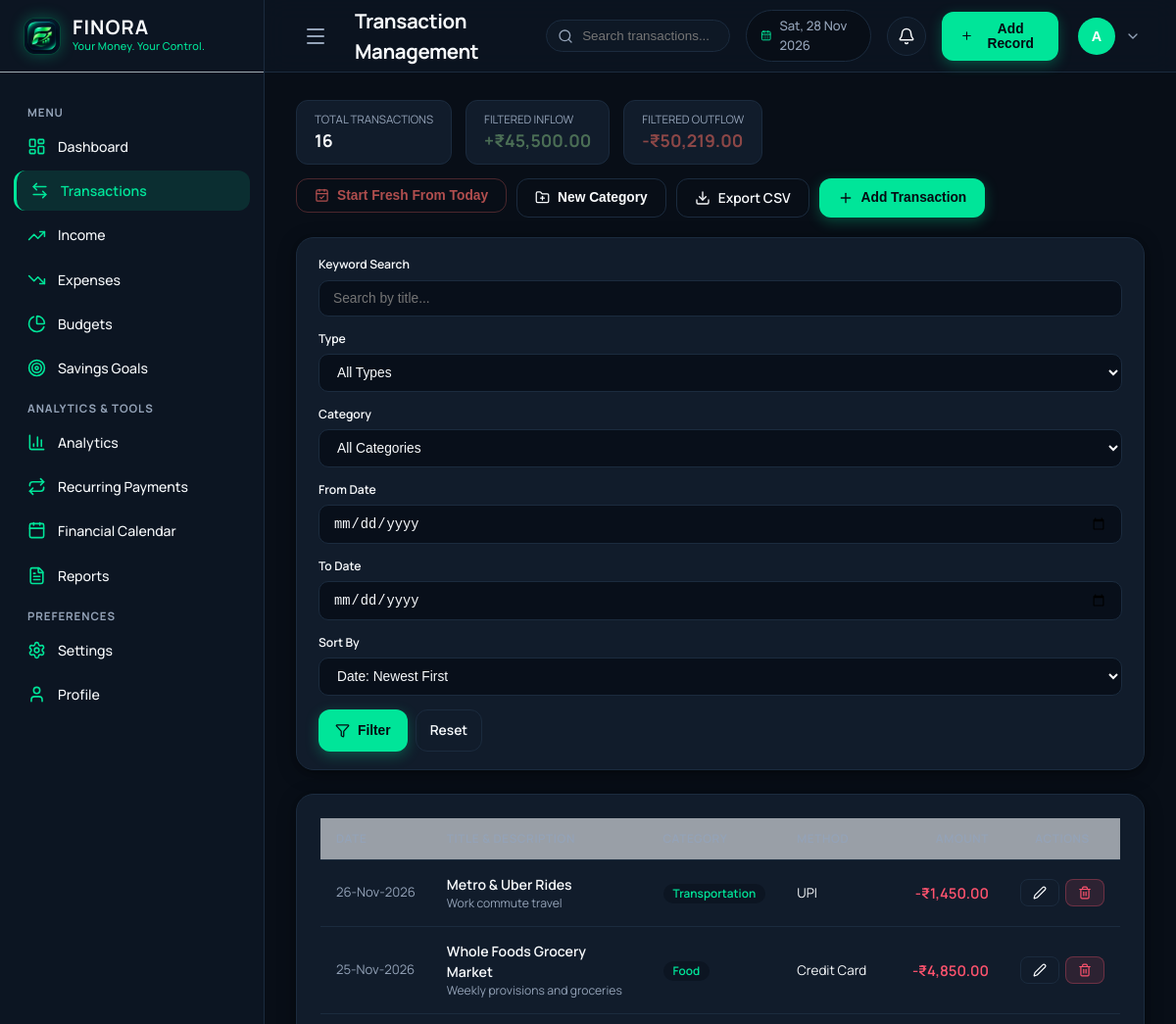
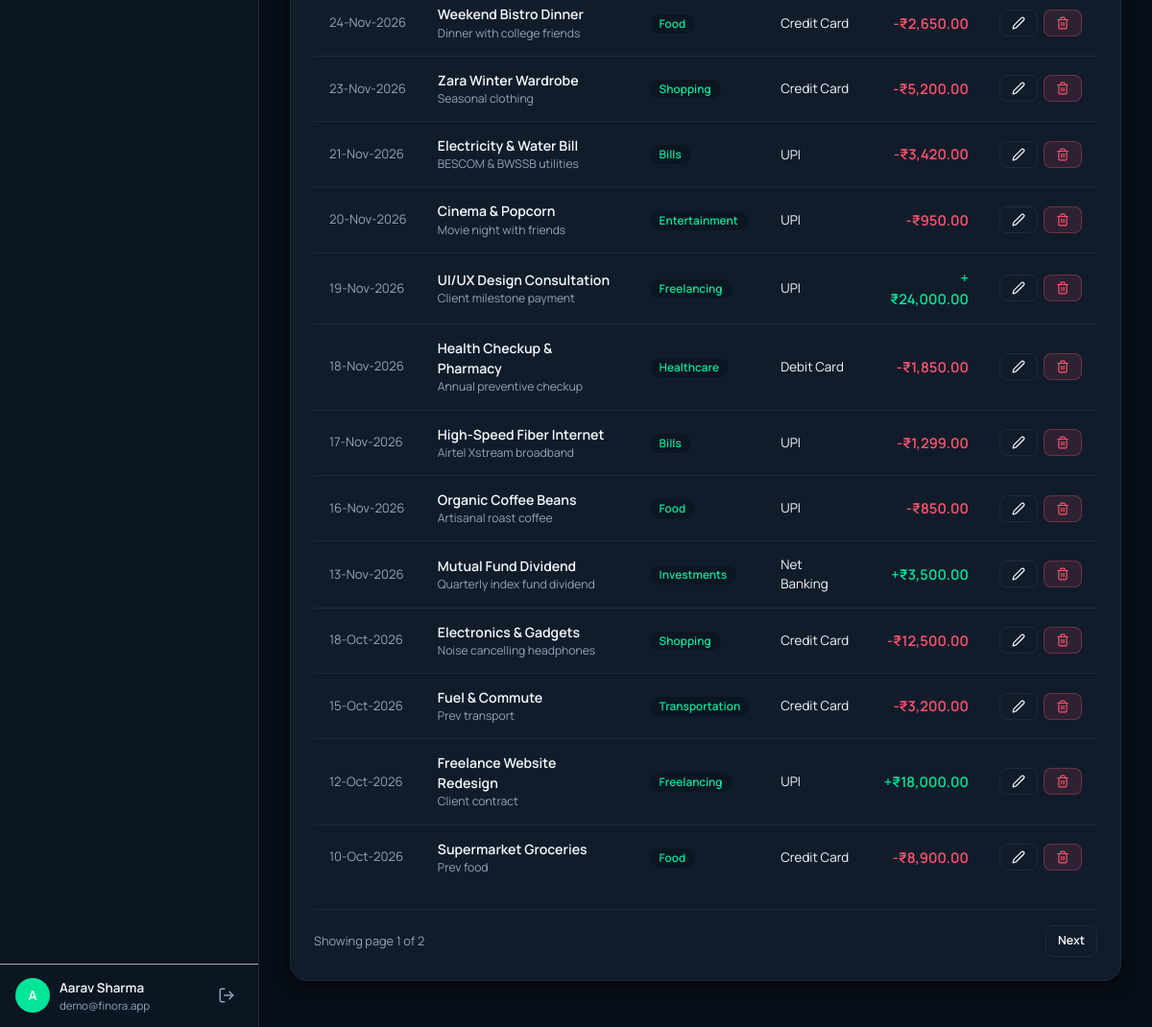
Page /transactions (signed in) on the earlier database version (2 pictures, top to bottom).
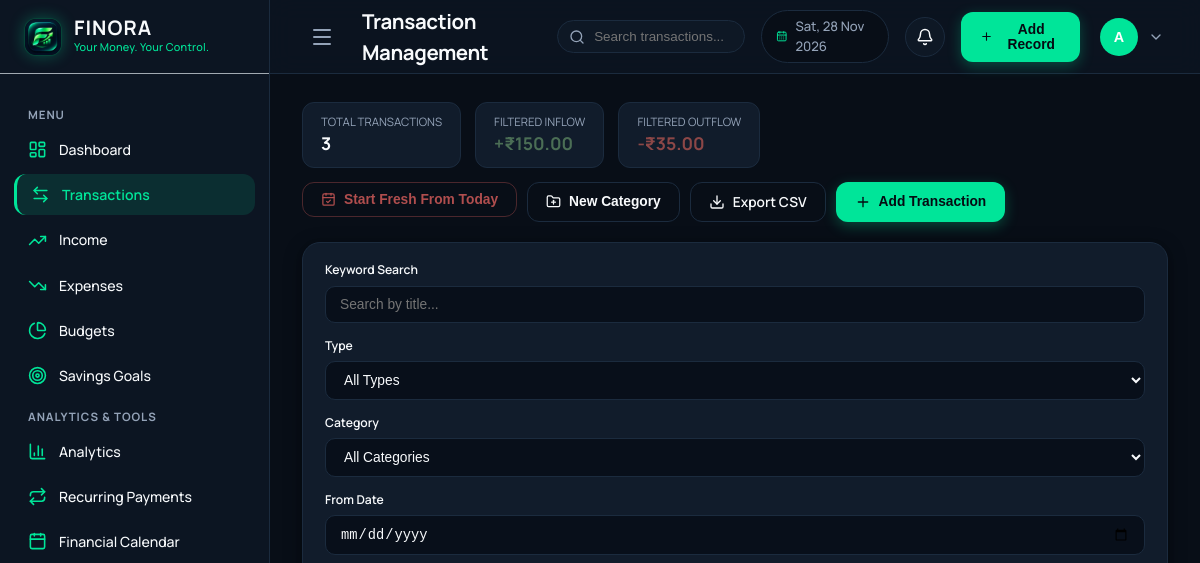
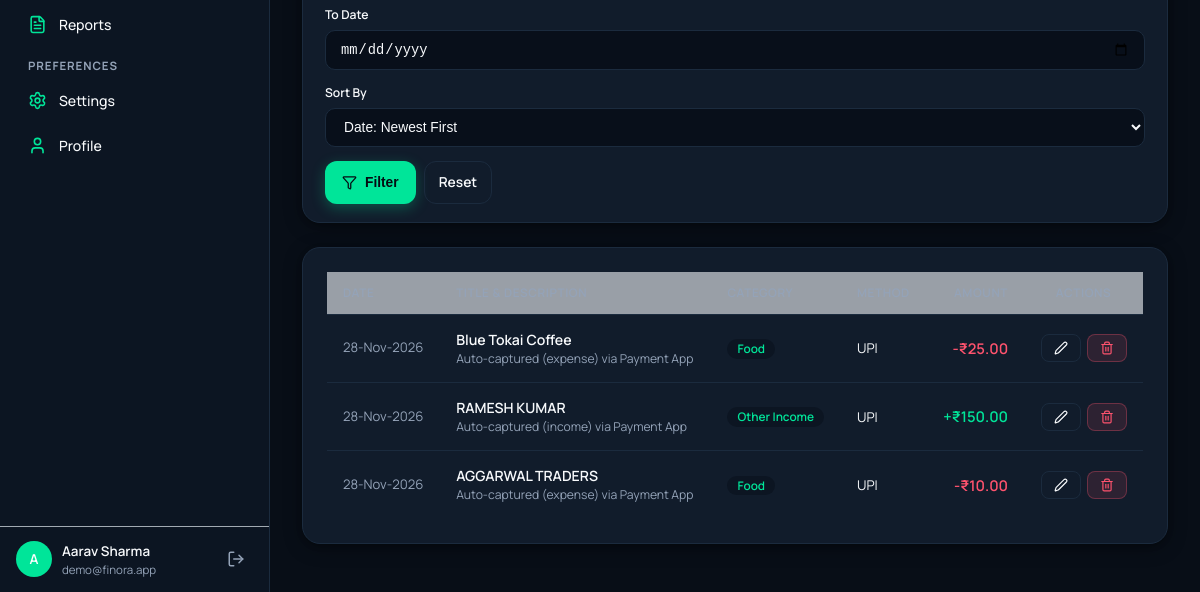
Same page on the later database version (2 pictures, top to bottom).
### models/transaction.py (models this page shows, shortened)
class Transaction(db.Model):
    __tablename__ = 'transactions'
    id = db.Column(db.Integer, primary_key=True)
    user_id = db.Column(db.Integer, db.ForeignKey('users.id', ondelete='CASCADE'), nullable=False, index=True)
    category_id = db.Column(db.Integer, db.ForeignKey('categories.id', ondelete='SET NULL'), nullable=True)
    title = db.Column(db.String(150), nullable=False)
    amount = db.Column(db.Float, nullable=False)
    type = db.Column(db.String(20), nullable=False)  # 'income' or 'expense'
    date = db.Column(db.Date, nullable=False, default=datetime.utcnow().date)
    payment_method = db.Column(db.String(50), default='UPI')  # UPI, Cash, Credit Card, Debit Card, Net Banking
    description = db.Column(db.String(255), nullable=True)
    notes = db.Column(db.Text, nullable=True)
    created_at = db.Column(db.DateTime, default=datetime.utcnow)
    @property
    def category_name(self):
        return self.category_rel.name if self.category_rel else 'Uncategorized'

### models/category.py (models this page shows, shortened)
class Category(db.Model):
    __tablename__ = 'categories'
    id = db.Column(db.Integer, primary_key=True)
    user_id = db.Column(db.Integer, db.ForeignKey('users.id', ondelete='CASCADE'), nullable=True)
    name = db.Column(db.String(50), nullable=False)
    type = db.Column(db.String(20), nullable=False)  # 'income' or 'expense'
    icon = db.Column(db.String(50), default='tag')
    color = db.Column(db.String(20), default='#A9C5DC')
    is_default = db.Column(db.Boolean, default=False)
    created_at = db.Column(db.DateTime, default=datetime.utcnow)
    transactions = db.relationship('Transaction', backref='category_rel', lazy='dynamic')
    budgets = db.relationship('Budget', backref='category_rel', lazy='dynamic')
    recurring = db.relationship('RecurringTransaction', backref='category_rel', lazy='dynamic')

### models/user.py (models this page shows, shortened)
class User(UserMixin, db.Model):
    __tablename__ = 'users'
    id = db.Column(db.Integer, primary_key=True)
    name = db.Column(db.String(100), nullable=False)
    email = db.Column(db.String(120), unique=True, nullable=False, index=True)
    password_hash = db.Column(db.String(255), nullable=False)
    currency = db.Column(db.String(10), default='INR')
    currency_symbol = db.Column(db.String(5), default='₹')
    monthly_budget_target = db.Column(db.Float, default=50000.0)
    created_at = db.Column(db.DateTime, default=datetime.utcnow)
    transactions = db.relationship('Transaction', backref='user', lazy='dynamic', cascade='all, delete-orphan')
    categories = db.relationship('Category', backref='user', lazy='dynamic', cascade='all, delete-orphan')
    budgets = db.relationship('Budget', backref='user', lazy='dynamic', cascade='all, delete-orphan')
    savings_goals = db.relationship('SavingsGoal', backref='user', lazy='dynamic', cascade='all, delete-orphan')
    recurring_transactions = db.relationship('RecurringTransaction', backref='user', lazy='dynamic', cascade='all, delete-orphan')
    notifications = db.relationship('Notification', backref='user', lazy='dynamic', cascade='all, delete-orphan')

### routes/transactions.py (the view)
@transactions_bp.route('/transactions')
@login_required
def index():
    search_query = request.args.get('search', '').strip()
    type_filter = request.args.get('type', '')
    category_filter = request.args.get('category', '')
    start_date = request.args.get('start_date', '')
    end_date = request.args.get('end_date', '')
    sort_by = request.args.get('sort', 'date_desc')
    page = request.args.get('page', 1, type=int)
    per_page = 15
    query = Transaction.query.filter_by(user_id=current_user.id)
    if search_query:
        query = query.filter(
            (Transaction.title.ilike(f'%{search_query}%')) |
            (Transaction.description.ilike(f'%{search_query}%')) |
            (Transaction.payment_method.ilike(f'%{search_query}%'))
        )
    if type_filter in ('income', 'expense'):
        query = query.filter(Transaction.type == type_filter)
    if category_filter and category_filter.isdigit():
        query = query.filter(Transaction.category_id == int(category_filter))
    if start_date:
        try:
            sd = datetime.strptime(start_date, '%Y-%m-%d').date()
            query = query.filter(Transaction.date >= sd)
        except ValueError:
            pass
    if end_date:
        try:
            ed = datetime.strptime(end_date, '%Y-%m-%d').date()
            query = query.filter(Transaction.date <= ed)
        except ValueError:
            pass
    if sort_by == 'date_asc':
        query = query.order_by(Transaction.date.asc(), Transaction.id.asc())
    elif sort_by == 'amount_desc':
        query = query.order_by(Transaction.amount.desc())
    elif sort_by == 'amount_asc':
        query = query.order_by(Transaction.amount.asc())
    else:  # default date_desc
        query = query.order_by(Transaction.date.desc(), Transaction.id.desc())
    pagination = query.paginate(page=page, per_page=per_page, error_out=False)
    transactions = pagination.items
    categories = Category.query.filter(
        (Category.user_id == current_user.id) | (Category.user_id.is_(None))
    ).order_by(Category.name.asc()).all()
    income_categories = [c for c in categories if c.type == 'income']
    expense_categories = [c for c in categories if c.type == 'expense']
    total_tx_count = query.count()
    all_matched = query.all()
    filtered_income = sum(t.amount for t in all_matched if t.type == 'income')
    filtered_expense = sum(t.amount for t in all_matched if t.type == 'expense')
    today_str = date.today().strftime('%Y-%m-%d')
    return render_template(
        'transactions/index.html',
        transactions=transactions,
        pagination=pagination,
        categories=categories,
        income_categories=income_categories,
        expense_categories=expense_categories,
        search_query=search_query,
        type_filter=type_filter,
        category_filter=category_filter,
        start_date=start_date,
        end_date=end_date,
        sort_by=sort_by,
        total_tx_count=total_tx_count,
        filtered_income=filtered_income,
        filtered_expense=filtered_expense,
        today_str=today_str
    )

### templates/transactions/index.html (shortened to what the changed rows need)
{% extends "base.html" %}
{% block page_title %}Transaction Management{% endblock %}
{% block content %}
<div style="display: flex; justify-content: space-between; align-items: center; margin-bottom: 20px; flex-wrap: wrap; gap: 14px;">
    <div style="display: flex; gap: 14px; flex-wrap: wrap;">
        <div style="padding: 10px 18px; background-color: var(--card); border: 1px solid var(--border); border-radius: 12px;">
            <div style="font-size: 0.72rem; color: var(--text-secondary); text-transform: uppercase;">Total Transactions</div>
            <div style="font-size: 1.1rem; font-weight: 700;">{{ total_tx_count }}</div>
        </div>
        <div style="padding: 10px 18px; background-color: var(--card); border: 1px solid var(--border); border-radius: 12px;">
            <div style="font-size: 0.72rem; color: var(--text-secondary); text-transform: uppercase;">Filtered Inflow</div>
            <div style="font-size: 1.1rem; font-weight: 700; color: #4b6e55;">+{{ current_user.currency_symbol or '₹' }}{{ "{:,.2f}".format(filtered_income) }}</div>
        </div>
        <div style="padding: 10px 18px; background-color: var(--card); border: 1px solid var(--border); border-radius: 12px;">
            <div style="font-size: 0.72rem; color: var(--text-secondary); text-transform: uppercase;">Filtered Outflow</div>
            <div style="font-size: 1.1rem; font-weight: 700; color: #8c4747;">-{{ current_user.currency_symbol or '₹' }}{{ "{:,.2f}".format(filtered_expense) }}</div>
        </div>
    </div>
</div>
<div class="card">
    <div class="table-responsive">
        <table class="custom-table">
            <thead>
                <tr>
                    <th>Date</th>
                    <th>Title & Description</th>
                    <th>Category</th>
                    <th>Method</th>
                    <th style="text-align: right;">Amount</th>
                    <th style="text-align: center;">Actions</th>
                </tr>
            </thead>
            <tbody>
                {% for t in transactions %}
                    <tr>
                        <td style="white-space: nowrap; font-size: 0.82rem; color: var(--text-secondary);">
                            {{ t.date.strftime('%d-%b-%Y') }}
                        </td>
                        <td>
                            <div style="font-weight: 600; font-size: 0.88rem; color: var(--text-primary);">{{ t.title }}</div>
                            {% if t.description %}
                                <div style="font-size: 0.76rem; color: var(--text-secondary);">{{ t.description }}</div>
                            {% endif %}
                        </td>
                        <td>
                            <span class="badge" style="background-color: var(--sidebar); color: var(--secondary);">
                                {{ t.category_name }}
                            </span>
                        </td>
                        <td style="font-size: 0.84rem;">{{ t.payment_method }}</td>
                        <td style="text-align: right;">
                            <span class="tx-amount {{ t.type }}">
                                {% if t.type == 'income' %}+{% else %}-{% endif %}{{ current_user.currency_symbol or '₹' }}{{ "{:,.2f}".format(t.amount) }}
                            </span>
                        </td>
                        <td style="text-align: center;">
                            <div style="display: inline-flex; gap: 6px;">
                                <button type="button" class="btn btn-outline btn-sm" title="Edit"
                                        onclick="openEditTransactionModal('{{ t.id }}', '{{ t.title|replace('\'', '\\\'') }}', '{{ t.amount }}', '{{ t.type }}', '{{ t.category_id or '' }}', '{{ t.date.strftime('%Y-%m-%d') }}', '{{ t.payment_method }}', '{{ (t.description or '')|replace('\'', '\\\'') }}', '{{ (t.notes or '')|replace('\'', '\\\'') }}')">
                                    <i data-lucide="edit-2" style="width: 14px; height: 14px;"></i>
                                </button>
                                <button type="button" class="btn btn-danger btn-sm" title="Delete"
                                        onclick="openDeleteConfirmModal('{{ t.id }}', '{{ t.title|replace('\'', '\\\'') }}')">
                                    <i data-lucide="trash-2" style="width: 14px; height: 14px;"></i>
                                </button>
                            </div>
                        </td>
                    </tr>
                {% else %}
                    <tr>
                        <td colspan="6" style="text-align: center; padding: 40px; color: var(--text-secondary);">
                            No transactions found matching your criteria.
                        </td>
                    </tr>
                {% endfor %}
            </tbody>
        </table>
    </div>
    {% if pagination.pages > 1 %}
        <div style="display: flex; justify-content: space-between; align-items: center; margin-top: 20px; padding-top: 16px; border-top: 1px solid var(--border);">
            <div style="font-size: 0.8rem; color: var(--text-secondary);">
                Showing page {{ pagination.page }} of {{ pagination.pages }}
            </div>
            <div style="display: flex; gap: 6px;">
                {% if pagination.has_next %}
                    <a href="{{ url_for('transactions.index', page=pagination.next_num, search=search_query, type=type_filter, category=category_filter, start_date=start_date, end_date=end_date, sort=sort_by) }}" class="btn btn-outline btn-sm">Next</a>
                {% endif %}
            </div>
        </div>
    {% endif %}
</div>
{% endblock %}

### templates/base.html (shortened to what the changed rows need)
<!DOCTYPE html>
<html lang="en">
<head>
    <link rel="stylesheet" href="{{ url_for('static', filename='css/style.css') }}">
    <link rel="stylesheet" href="{{ url_for('static', filename='css/components.css') }}">
</head>
<body>
    <div class="app-container">
        <aside class="app-sidebar" id="appSidebar">
            <div class="sidebar-footer">
                <a href="{{ url_for('settings.index', tab='profile') }}" class="user-mini-card">
                    <div class="user-avatar">
                        {{ current_user.name[0] if current_user.name else 'U' }}
                    </div>
                    <div class="user-mini-info">
                        <span class="user-mini-name">{{ current_user.name }}</span>
                        <span class="user-mini-email">{{ current_user.email }}</span>
                    </div>
                </a>
            </div>
        </aside>
        <div class="main-wrapper" id="mainWrapper">
            <header class="app-topbar">
                <div class="topbar-left">
                    <h2 class="page-header-title">{% block page_title %}Dashboard{% endblock %}</h2>
                </div>
                <div class="topbar-right">
                    <div class="profile-dropdown-wrapper">
                        <button class="profile-btn" id="profileBtn" aria-label="User Profile Menu">
                            <div class="user-avatar" style="width: 38px; height: 38px; font-size: 0.9rem;">
                                {{ current_user.name[0] if current_user.name else 'U' }}
                            </div>
                            <i data-lucide="chevron-down" style="width: 16px; height: 16px; color: var(--text-secondary);"></i>
                        </button>
                    </div>
                </div>
            </header>
            <main class="page-content">
                {% block content %}{% endblock %}
            </main>
        </div>
    </div>
</body>
</html>

Differences in the rows shown:
removed Transaction: date "26-Nov-2026", title "Metro & Uber Rides", description "Work commute travel", category_name "Transportation", payment_method "UPI", {{ current_user.currency_symbol or '₹' }} "₹", amount "1,450.00"
removed Transaction: date "25-Nov-2026", title "Whole Foods Grocery Market", description "Weekly provisions and groceries", category_name "Food", payment_method "Credit Card", {{ current_user.currency_symbol or '₹' }} "₹", amount "4,850.00"
removed Transaction: date "24-Nov-2026", title "Weekend Bistro Dinner", description "Dinner with college friends", category_name "Food", payment_method "Credit Card", {{ current_user.currency_symbol or '₹' }} "₹", amount "2,650.00"
removed Transaction: date "23-Nov-2026", title "Zara Winter Wardrobe", description "Seasonal clothing", category_name "Shopping", payment_method "Credit Card", {{ current_user.currency_symbol or '₹' }} "₹", amount "5,200.00"
removed Transaction: date "21-Nov-2026", title "Electricity & Water Bill", description "BESCOM & BWSSB utilities", category_name "Bills", payment_method "UPI", {{ current_user.currency_symbol or '₹' }} "₹", amount "3,420.00"
removed Transaction: date "20-Nov-2026", title "Cinema & Popcorn", description "Movie night with friends", category_name "Entertainment", payment_method "UPI", {{ current_user.currency_symbol or '₹' }} "₹", amount "950.00"
removed Transaction: date "19-Nov-2026", title "UI/UX Design Consultation", description "Client milestone payment", category_name "Freelancing", payment_method "UPI", {{ current_user.currency_symbol or '₹' }} "₹", amount "24,000.00", type "income" (drawn)
removed Transaction: date "18-Nov-2026", title "Health Checkup & Pharmacy", description "Annual preventive checkup", category_name "Healthcare", payment_method "Debit Card", {{ current_user.currency_symbol or '₹' }} "₹", amount "1,850.00"
removed Transaction: date "17-Nov-2026", title "High-Speed Fiber Internet", description "Airtel Xstream broadband", category_name "Bills", payment_method "UPI", {{ current_user.currency_symbol or '₹' }} "₹", amount "1,299.00"
removed Transaction: date "16-Nov-2026", title "Organic Coffee Beans", description "Artisanal roast coffee", category_name "Food", payment_method "UPI", {{ current_user.currency_symbol or '₹' }} "₹", amount "850.00"
removed Transaction: date "13-Nov-2026", title "Mutual Fund Dividend", description "Quarterly index fund dividend", category_name "Investments", payment_method "Net Banking", {{ current_user.currency_symbol or '₹' }} "₹", amount "3,500.00", type "income" (drawn)
removed Transaction: date "18-Oct-2026", title "Electronics & Gadgets", description "Noise cancelling headphones", category_name "Shopping", payment_method "Credit Card", {{ current_user.currency_symbol or '₹' }} "₹", amount "12,500.00"
removed Transaction: date "15-Oct-2026", title "Fuel & Commute", description "Prev transport", category_name "Transportation", payment_method "Credit Card", {{ current_user.currency_symbol or '₹' }} "₹", amount "3,200.00"
removed Transaction: date "12-Oct-2026", title "Freelance Website Redesign", description "Client contract", category_name "Freelancing", payment_method "UPI", {{ current_user.currency_symbol or '₹' }} "₹", amount "18,000.00", type "income" (drawn)
removed Transaction: date "10-Oct-2026", title "Supermarket Groceries", description "Prev food", category_name "Food", payment_method "Credit Card", {{ current_user.currency_symbol or '₹' }} "₹", amount "8,900.00"
added Transaction: date "28-Nov-2026", title "Blue Tokai Coffee", description "Auto-captured (expense) via Payment App", category_name "Food", payment_method "UPI", {{ current_user.currency_symbol or '₹' }} "₹", amount "25.00"
added Transaction: date "28-Nov-2026", title "RAMESH KUMAR", description "Auto-captured (income) via Payment App", category_name "Other Income", payment_method "UPI", {{ current_user.currency_symbol or '₹' }} "₹", amount "150.00", type "income" (drawn)
added Transaction: date "28-Nov-2026", title "AGGARWAL TRADERS", description "Auto-captured (expense) via Payment App", category_name "Food", payment_method "UPI", {{ current_user.currency_symbol or '₹' }} "₹", amount "10.00"
Other differences:
{{ total_tx_count }}: "16" → "3"
{{ "{:,.2f}".format(filtered_income) }}: "45,500.00" → "150.00"
{{ "{:,.2f}".format(filtered_expense) }}: "50,219.00" → "35.00"
{{ pagination.page }}: "1" → (not shown)
{{ pagination.pages }}: "2" → (not shown)
text no longer shown: "Showing page of Next"
